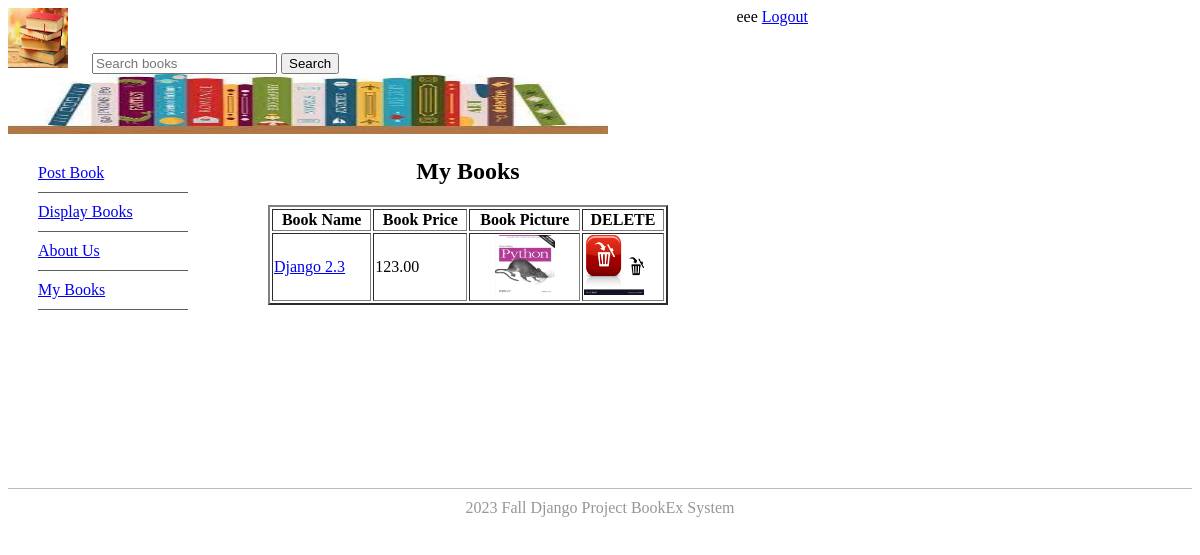
Page /mybooks (signed in) on the committed database.
### bookMng/models.py (models this page shows, shortened)
class MainMenu(models.Model):
    item = models.CharField(max_length=200, unique=True)
    link = models.CharField(max_length=200, unique=True)

class Book(models.Model):
    name = models.CharField(max_length=200)
    web = models.URLField(max_length=200)
    price = models.DecimalField(decimal_places=2, max_digits=8)
    publishdate = models.DateField(auto_now=True)
    picture = models.FileField(upload_to='bookEx/static/uploads')
    pic_path = models.CharField(max_length=300, editable=False, blank=True)
    username = models.ForeignKey(User, blank=True, null=True, on_delete=models.CASCADE)

### bookMng/views.py (the view)
# urls.py: path('mybooks', views.mybooks, name='mybooks'),
@login_required(login_url=reverse_lazy('login'))
def mybooks(request):
    books = Book.objects.filter(username=request.user)
    for b in books:
        b.pic_path = b.picture.url[14:]
    return render(request,
                  'bookMng/mybooks.html',
                  {
                       'item_list': MainMenu.objects.all(),
                       'books': books
                  }
                  )

### bookEx/templates/bookMng/mybooks.html (shortened to what this page needs)
{% extends "base.html" %}
{% load static %}
{% block sidenav %}
   {% for item in item_list %}
      <li>
          <a href="{{ item.link }}"> {{ item.item }}</a>
      </li>
   {% endfor %}
{% endblock sidenav %}
{% block content %}
<h1 align="center">My Books</h1>
<table align="center" border="2" width="400">
    <th>
        Book Name
    </th>
    <th>
        Book Price
    </th>
    <th>
        Book Picture
    </th>
    <th>
        DELETE
    </th>
   {% for book in books %}
     <tr>
         <td>
             <a href="book_detail/{{ book.id }}">
                 {{ book.name }}
             </a>
         </td>
         <td>
             {{ book.price }}
         </td>
         <td align="center">
              <img src="{% static book.pic_path %}" height="60" width="60" alt="" />
         </td>
         <td>
             <a href="book_delete/{{ book.id }}">
              <img src="{% static 'delete_icon.jpg' %}" height="60" width="60" alt="" />
             </a>
         </td>
     </tr>
   {% endfor %}
</table>
{% endblock content %}

### bookEx/templates/base.html (shortened to what this page needs)
{% load static %}
<!DOCTYPE html>
<html lang="en">
<head>
    <link href="{% static 'main.css' %}" rel="stylesheet" type="text/css">
</head>
<body>
  <header id="header">
      <img src="{% static 'logo.jpg'%}" height="60" width="60" alt="" />
      <form action="{% url 'search_books' %}" method="get" style="display: inline; margin-left: 20px;">
          <input type="text" name="q" placeholder="Search books">
          <button type="submit">Search</button>
      </form>
      <span style="float: right;">
          {% if user.is_authenticated %}
              {{ user.username }}
              <a href="{% url 'logout' %}?next=/">Logout</a>
          {% else %}
              Not Logged in
              <a href="{% url 'login' %}?next=/">Login</a>
          {% endif %}
      </span>
      <img src="{% static 'banner.jpg'%}" height="60" width="600" alt="" />
  </header>
  <aside id="leftsidebar">
      <nav id="nav">
          <ul>
              {% block sidenav %}{% endblock sidenav %}
          </ul>
      </nav>
  </aside>
  <section id="main">
      {% block content %}{% endblock content %}
  </section>
  <footer id="footer">
      2023 Fall Django Project BookEx System
  </footer>
</body>
</html>

### bookEx/static/main.css (style rules this page uses)
#header { border-style: none; width: 800px; height: auto; }
#nav li { padding-top: 10px; padding-bottom: 10px; font-size: 1em; list-style-type: none; border-bottom: thin solid #5F5F5F; color: #4C4C4C; left: 0px; list-style-position: inside; margin-left: -10px; }
#leftsidebar { width: 180px; height: 350px; float: left; }
#main { width: 560px; float: left; margin-left: 20 px; margin-right: 10px; padding-right: 10px; }
#footer { text-align: center; foot-size: 0.8em; margin-top: 5px; padding-top: 10px; padding-bottom: 10px; background-color: #FFFFFF; border-top: thin solid #BBBBBB; clear: both; color: #969696; }

### rows in the picture
MainMenu: item "Post Book"
MainMenu: item "Display Books"
MainMenu: item "About Us"
MainMenu: item "My Books"
Book: name "Django 2.3", price "123.00"

### other values in the picture
{{ user.username }} "eee"
